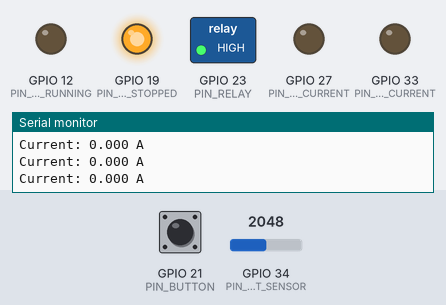
The program below on a simulated ESP32. Shown: switched loads named in the program (green lamp = pin HIGH), output pins drawn as LEDs (lit = HIGH), the last lines printed to the serial monitor. Dashed ring = blinking. Inputs (shaded band) come from the test bench; at power-on: GPIO 21 (PIN_BUTTON) HIGH, GPIO 34 (PIN_CURRENT_SENSOR) = 2048 (analog values on the 0–4095 scale).

Above: at 5.8 s.
5.9 s: GPIO 21 (PIN_BUTTON) pulled LOW for 0.15 s
At 7.0 s:
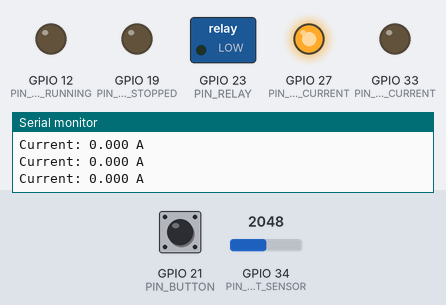
7.5 s: GPIO 34 (PIN_CURRENT_SENSOR) set to 2069
At 7.9 s:
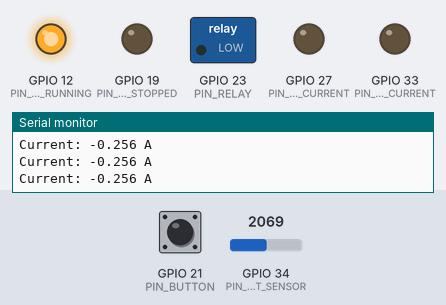
9.0 s: GPIO 34 (PIN_CURRENT_SENSOR) set to 2866
At 10.2 s:
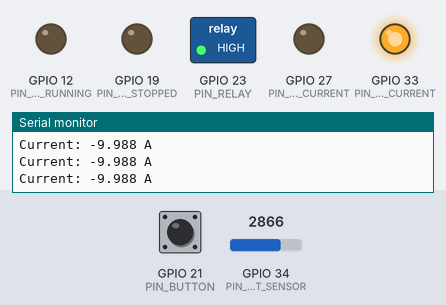
10.5 s: GPIO 21 (PIN_BUTTON) pulsed LOW 5 times (0.12 s each, 0.3 s apart)
At 10.99 s:
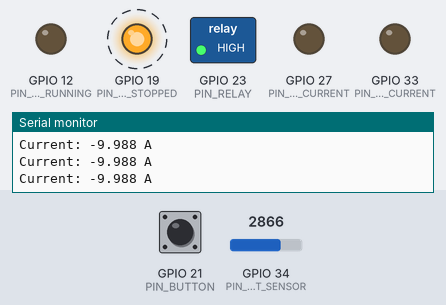
Timing chart, 0 to 13.8 s (numbered marks = the images above; inputs shaded):
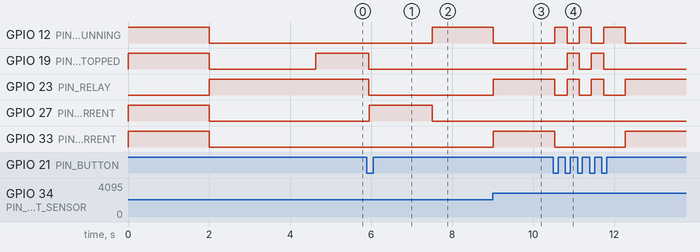

Measured:
- the behaviour switches between 2068 and 2069 on GPIO 34 (PIN_CURRENT_SENSOR) (found by bisection; images 1 and 2)
- after the input at 5.9 s, GPIO 19 (PIN_LED_STOPPED), GPIO 23 (PIN_RELAY): HIGH → LOW at once; GPIO 27 (PIN_LED_LOW_CURRENT): LOW → HIGH after 0.05 s
- after the input at 7.5 s, GPIO 12 (PIN_LED_RUNNING): LOW → HIGH at once; GPIO 27 (PIN_LED_LOW_CURRENT): HIGH → LOW at once
- after the input at 9.0 s, GPIO 12 (PIN_LED_RUNNING): HIGH → LOW at once; GPIO 23 (PIN_RELAY), GPIO 33 (PIN_LED_HIGH_CURRENT): LOW → HIGH at once
- after the input at 10.5 s, GPIO 12 (PIN_LED_RUNNING): goes HIGH 0.30 s, LOW 0.30 s, HIGH 0.30 s, LOW 0.30 s, HIGH 0.53 s, then LOW, starting at once; GPIO 19 (PIN_LED_STOPPED): alternates HIGH for 0.30 s and LOW for 0.30 s, 4 changes in all, then stays LOW, starting after 0.34 s

The program:

main.cpp
```cpp
#include <Arduino.h>
#include <math.h>

// ---------------------- PIN ASSIGNMENTS ----------------------
const int PIN_RELAY          = 23;
const int PIN_CURRENT_SENSOR = 34;
const int PIN_BUTTON         = 21;

const int PIN_LED_RUNNING      = 12; // Green
const int PIN_LED_STOPPED      = 19;  // Yellow
const int PIN_LED_HIGH_CURRENT = 33; // Red
const int PIN_LED_LOW_CURRENT  = 27; // Blue

unsigned long motorStartTime = 0;

// ---------------------- CURRENT SENSOR CALIBRATION ----------------------
const float ADC_MAX_VOLTAGE        = 3.3f;
const int   ADC_RESOLUTION          = 4095;
float ZERO_CURRENT_VOLTAGE = 0.0f;
const float SENSITIVITY_V_PER_A    = 0.066f;

const int CURRENT_SAMPLE_COUNT = 50;

// ---------------------- THRESHOLDS ----------------------
const float HIGH_CURRENT_THRESHOLD_A = 0.4f;
const float LOW_CURRENT_THRESHOLD_A  = 0.15f;
const float CURRENT_HYSTERESIS_A     = 0.1f;

// ---------------------- RELAY POLARITY ----------------------
const bool RELAY_ACTIVE_LOW = true;

// ---------------------- TIMING ----------------------
const unsigned long BUTTON_DEBOUNCE_MS = 40;
const unsigned long SAMPLE_INTERVAL_MS = 50;

// ---------------------- SYSTEM STATES ----------------------
enum SystemState {
  STATE_STOPPED,
  STATE_RUNNING,
  STATE_LOW_CURRENT,
  STATE_FAULT_HIGH
};

SystemState currentState = STATE_STOPPED;

// ---------------------- BUTTON DEBOUNCE STATE ----------------------
bool lastButtonReading   = HIGH;
bool debouncedButtonState = HIGH;
unsigned long lastButtonChangeMs = 0;
bool buttonPressEvent = false;

unsigned long lastSampleMs = 0;

// ---------------------- FORWARD DECLARATIONS ----------------------
void updateButton();
void handleButtonPress();
float readCurrentAmps();
void evaluateCurrent(float currentA);
void setRelay(bool energized);
void updateLEDs();
void calibrateCurrentSensor();

// ---------------------- AUTO CALIBRATION ----------------------
void calibrateCurrentSensor() {
  const int CALIBRATION_SAMPLES = 300;
  uint32_t adcSum = 0;

  Serial.println();
  Serial.println("=================================");
  Serial.println("Current sensor auto calibration");
  Serial.println("Motor must be OFF...");
  Serial.println("=================================");

  delay(1000);

  for (int i = 0; i < CALIBRATION_SAMPLES; i++) {
    adcSum += analogRead(PIN_CURRENT_SENSOR);
    delay(2);
  }

  float adcAverage = adcSum / (float)CALIBRATION_SAMPLES;
  ZERO_CURRENT_VOLTAGE = (adcAverage / ADC_RESOLUTION) * ADC_MAX_VOLTAGE;

  Serial.print("Zero voltage = ");
  Serial.print(ZERO_CURRENT_VOLTAGE, 4);
  Serial.println(" V");
  Serial.println("Calibration complete.");
  Serial.println();
}

void setup() {
  Serial.begin(115200);

  pinMode(PIN_RELAY, OUTPUT);
  pinMode(PIN_BUTTON, INPUT_PULLUP);

  pinMode(PIN_LED_RUNNING, OUTPUT);
  pinMode(PIN_LED_STOPPED, OUTPUT);
  pinMode(PIN_LED_HIGH_CURRENT, OUTPUT);
  pinMode(PIN_LED_LOW_CURRENT, OUTPUT);

  analogReadResolution(12);

  // Quick boot self-test flash: all 4 LEDs on for 2s, then off.
  digitalWrite(PIN_LED_RUNNING, HIGH);
  digitalWrite(PIN_LED_STOPPED, HIGH);
  digitalWrite(PIN_LED_HIGH_CURRENT, HIGH);
  digitalWrite(PIN_LED_LOW_CURRENT, HIGH);
  delay(2000);
  digitalWrite(PIN_LED_RUNNING, LOW);
  digitalWrite(PIN_LED_STOPPED, LOW);
  digitalWrite(PIN_LED_HIGH_CURRENT, LOW);
  digitalWrite(PIN_LED_LOW_CURRENT, LOW);

  // Motor OFF first (fail-safe), then calibrate current sensor while it's guaranteed at 0A
  setRelay(false);
  delay(1000);

  calibrateCurrentSensor();

  currentState = STATE_STOPPED;
  updateLEDs();

  Serial.println("Motor protection system booted. State: STOPPED.");
}

void loop() {
  updateButton();

  if (buttonPressEvent) {
    handleButtonPress();
    buttonPressEvent = false;
  }

  if (millis() - lastSampleMs >= SAMPLE_INTERVAL_MS) {
    lastSampleMs = millis();
    float currentA = readCurrentAmps();
    Serial.print("Current: ");
    Serial.print(currentA, 3);
    Serial.println(" A");
    evaluateCurrent(currentA);
  }

  updateLEDs();
}

// ---------------------- BUTTON HANDLING ----------------------
void updateButton() {
  bool reading = digitalRead(PIN_BUTTON);

  if (reading != lastButtonReading) {
    lastButtonChangeMs = millis();
  }

  if ((millis() - lastButtonChangeMs) > BUTTON_DEBOUNCE_MS) {
    if (reading != debouncedButtonState) {
      debouncedButtonState = reading;
      if (debouncedButtonState == LOW) {
        buttonPressEvent = true;
      }
    }
  }

  lastButtonReading = reading;
}

void handleButtonPress() {
  switch (currentState) {
    case STATE_RUNNING:
    case STATE_LOW_CURRENT:
      setRelay(false);
      currentState = STATE_STOPPED;
      Serial.println("E-stop pressed. Motor stopped.");
      break;

    case STATE_STOPPED:
    case STATE_FAULT_HIGH:
      setRelay(true);
      motorStartTime = millis();
      currentState = STATE_RUNNING;
      Serial.println("Restart requested. Re-enabling motor and re-checking current.");
      break;
  }
}

// ---------------------- CURRENT SENSING ----------------------
float readCurrentAmps() {
  long rawSum = 0;
  for (int i = 0; i < CURRENT_SAMPLE_COUNT; i++) {
    rawSum += analogRead(PIN_CURRENT_SENSOR);
  }
  float rawAvg = rawSum / (float)CURRENT_SAMPLE_COUNT;
  float voltage = (rawAvg / ADC_RESOLUTION) * ADC_MAX_VOLTAGE;
  float current = -(voltage - ZERO_CURRENT_VOLTAGE) / SENSITIVITY_V_PER_A;
  return current;
}

void evaluateCurrent(float currentA) {
  if (currentState == STATE_STOPPED) {
    return;
  }

  if (currentState == STATE_FAULT_HIGH) {
    return;
  }

  // Ignore startup surge for the first 500 ms after (re)starting
  if (millis() - motorStartTime > 500 && fabs(currentA) > HIGH_CURRENT_THRESHOLD_A) {
    setRelay(false);
    currentState = STATE_FAULT_HIGH;
    Serial.print("OVERCURRENT TRIP: ");
    Serial.print(currentA);
    Serial.println(" A. Relay opened. Press button to reset.");
    return;
  }


  if (fabs(currentA) < (LOW_CURRENT_THRESHOLD_A - CURRENT_HYSTERESIS_A)) {
    currentState = STATE_LOW_CURRENT;
  } else if (fabs(currentA) > (LOW_CURRENT_THRESHOLD_A + CURRENT_HYSTERESIS_A)) {
    currentState = STATE_RUNNING;
  }
}

// ---------------------- OUTPUTS ----------------------
void setRelay(bool energized) {
  bool pinState = RELAY_ACTIVE_LOW ? !energized : energized;
  digitalWrite(PIN_RELAY, pinState ? HIGH : LOW);
}

void updateLEDs() {
  digitalWrite(PIN_LED_RUNNING,      currentState == STATE_RUNNING      ? HIGH : LOW);
  digitalWrite(PIN_LED_STOPPED,      currentState == STATE_STOPPED      ? HIGH : LOW);
  digitalWrite(PIN_LED_HIGH_CURRENT, currentState == STATE_FAULT_HIGH   ? HIGH : LOW);
  digitalWrite(PIN_LED_LOW_CURRENT,  currentState == STATE_LOW_CURRENT  ? HIGH : LOW);
}
```
